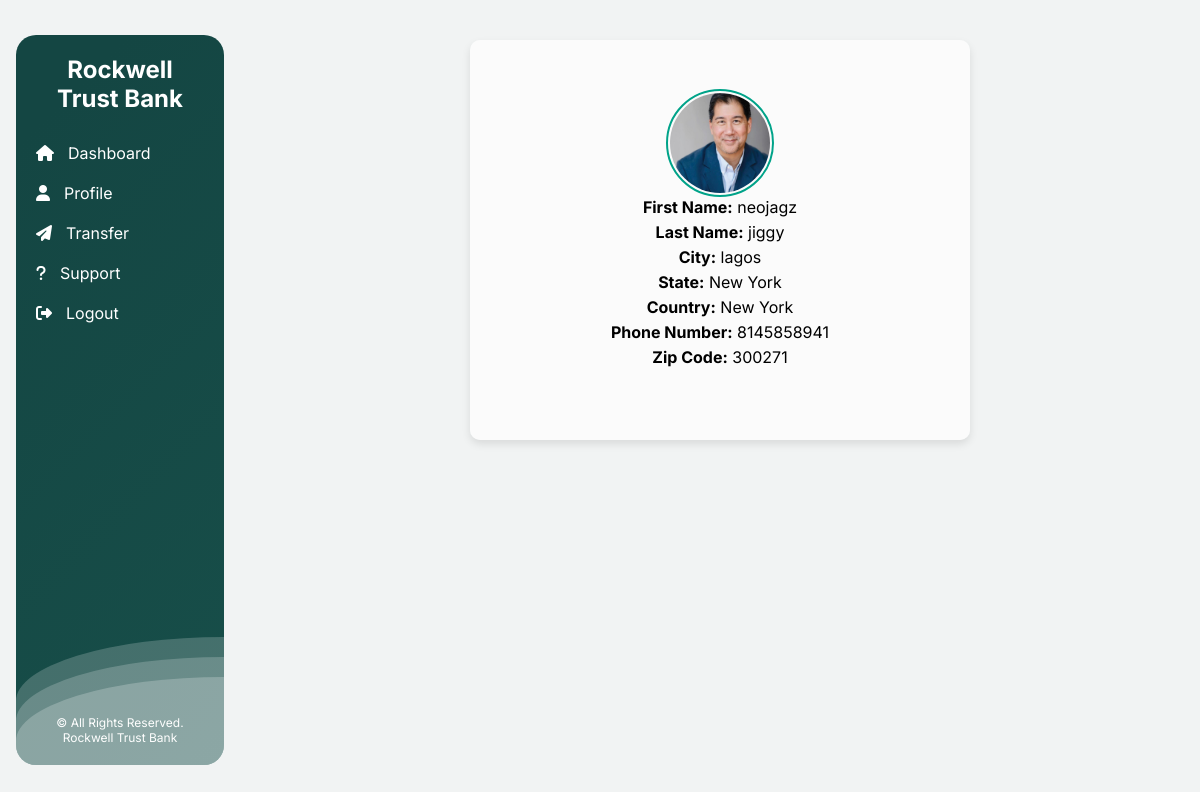
/profile/ (signed in), run on the app's committed database.
### rockwellbank/models.py (models this page shows, shortened)
class Portfolio(models.Model):
    username= models.OneToOneField(User, on_delete=models.CASCADE, blank=True, null=True)
    first_name = models.CharField(max_length=500, blank= True, null = True)
    last_name = models.CharField(max_length=200, blank= True, null = True)
    expiry_date = models.CharField(max_length=200, blank= True, null = True)
    city = models.CharField(max_length=200, blank= True, null = True)
    Country = models.CharField(max_length=200, blank= True, null = True)
    state = models.CharField(max_length=200, blank= True, null = True)
    address = models.CharField(max_length=200, blank= True, null = True)
    phone_number = models.IntegerField( blank= True, null = True)
    zipcode = models.IntegerField( blank= True, null = True)
    profile_image = models.ImageField(blank=True, null=True, upload_to="images/")
    account_total = models.IntegerField(blank= True, null = True)
    pin = models.IntegerField(null= True, blank= True)

### rockwellbank/views.py (the view)
# urls.py: path('profile/', views.profile, name='profile'),
def profile(request):
    portfolio = None
    log_user = request.user
    try:
            portfolio = Portfolio.objects.filter(username= log_user)
    except Portfolio.DoesNotExist:
            portfolio = None
    return render(request, 'profile.html', {'portfolio': portfolio})

### rockwellbank/templates/profile.html (shortened to what this page needs)
{% load static %}
<!DOCTYPE html>
<html lang="en">
  <head>
    <link rel="stylesheet" href="{%static 'styles/dashboard.css' %}" />
    <link
    rel="stylesheet"
    href="https://cdnjs.cloudflare.com/ajax/libs/font-awesome/6.5.1/css/all.min.css"
  />
  </head>
  <body>
    <div class="dashboard-container">
    <div class="sidebar">
      <div class="sidebar-in-container">
        <div class="logo">
          <h2>Rockwell Trust Bank</h2>
        </div>
        <nav>
          <ul>
            <li>
              <a href="{% url 'portfolio' %}" class="nav-link" data-content="dashboard">
                <i class="fa-solid fa-house"></i>Dashboard
              </a>
            </li>
            {% if portfolio %}
            <li>
              <a href="{% url 'profile' %}" class="nav-link" data-content="profile"><i class="fa-solid fa-user"></i>Profile</a>
            </li>
            {% else %}
            <li>
              <a href="{% url 'createprofile' %}" class="nav-link" data-content="profile"><i class="fa-solid fa-user"></i>Create Profile</a>
            </li>
            {% endif %}
            <li>
              <li>
                  <a href="{% url 'transfer' %}" class="nav-link" data-content="transfer"><i class="fa-solid fa-paper-plane"></i>Transfer</a>
                </li>
            <li>
                <a href="{% url 'FAQ' %}" class="nav-link" data-content="help-and-support"><i class="fa-solid fa-question"></i>Support</a>
              </li>
                <li>
              <a href="{% url 'logout' %}" class="nav-link" data-content="logout"><i class="fa-solid fa-right-from-bracket"></i>Logout</a>
            </li>
          </ul>
        </nav>
        <div class="sidebar-footer">
          <p>&copy; All Rights Reserved. Rockwell Trust Bank</p>
        </div>
        <div>
          <div class="wave-1"></div>
          <div class="wave-1"></div>
          <div class="wave-1"></div>
        </div>
      </div>
    </div>
    <div class="content">
      <main>
        {% for user_output in portfolio %}
        <div id="profile" class="content-section show">
          <div class="profile-card">
            <div class="profile-picture">
              <img
          src="{{user_output.profile_image.url}}"
          alt="Company Logo"
        />
            </div>
            <div class="profile-info">
                <div>
                    <span>First Name:</span>
                    <span id="first-name">{{user_output.first_name}}</span>
                </div>
                <div>
                    <span>Last Name:</span>
                    <span id="surname">{{user_output.last_name}}</span>
                </div>
                <div>
                  <span>City:</span>
                  <span id="country">{{user_output.city}}</span>
              </div>
              <div>
                <span>State:</span>
                <span id="country">{{user_output.state}}</span>
               </div>
                <div>
                    <span>Country:</span>
                    <span id="country">{{user_output.Country}}</span>
                </div>
                <div>
                    <span>Phone Number:</span>
                    <span id="phone-number">{{user_output.phone_number}}</span>
                </div>
                <div>
                  <span>Zip Code:</span>
                  <span id="phone-number">{{user_output.zipcode}}</span>
              </div>
            </div>
        </div>
        </div>
        {% endfor %}
      </main>
    </div>
  </div>
  </body>
</html>

### static/styles/dashboard.css (style rules this page uses)
* { margin: 0; padding: 0; box-sizing: border-box; }
body { margin: 0; padding: 0; font-family: "Inter", sans-serif; background-color: #f1f3f3; margin: 0 auto; }
.dashboard-container { max-width: 1440px; margin: 0 auto; }
.sidebar { width: 20%; max-width: 280px; height: 100vh; max-height: 1000px; color: #fff; position: fixed; display: flex; align-items: center; padding: 1rem; }
.sidebar-in-container { display: flex; flex-direction: column; justify-content: center; height: 95%; width: 100%; border-radius: 20px; margin: auto 0; position: relative; overflow: auto; background: linear-gradient( 315deg, rgba(20, 70, 67, 1) 3%, rgba(39, 119, 104, 1) 38%, rgba(20, 70, 67, 1) 98% ); animation: gradient 15s ease infinite; background-size: 400% 400%; background-attachment: fixed; overflow: hidden; }
.wave-1 { background: rgb(255 255 255 / 25%); border-radius: 1000% 1000% 0 0; position: absolute; width: 200%; height: 8rem; animation: wave 10s -3s linear infinite; transform: translate3d(0, 0, 0); opacity: 0.8; bottom: 0; left: 0; z-index: 1; }
.wave-1:nth-of-type(2) { bottom: -1.25em; animation: wave 18s linear reverse infinite; opacity: 0.8; }
.wave-1:nth-of-type(3) { bottom: -2.5em; animation: wave 20s -1s reverse infinite; opacity: 0.9; }
.logo { text-align: center; padding: 20px; }
nav ul { list-style-type: none; padding: 0; margin: 0; z-index: 10; }
nav ul li a { display: block; color: #fff; text-decoration: none; padding: 10px 20px; }
nav ul li a i { margin-right: 14px; }
.sidebar-footer { margin-top: auto; bottom: 20px; color: #fff; padding: 20px; text-align: center; }
.sidebar-footer p { font-size: 12px; font-weight: 400; }
.content { margin-left: 20%; padding: 20px; }
.profile-picture img { width: 50px; height: 50px; border-radius: 50%; }
.content-section { display: none; }
.content-section.show { display: block; }
.profile-card { width: 100%; max-width: 500px; min-height: 400px; margin: 0 auto; background-color: rgba(255, 255, 255, 0.7); box-shadow: 0 4px 8px rgba(0, 0, 0, 0.1); padding: 20px; border-radius: 10px; text-align: left; display: flex; align-items: center; justify-content: center; flex-direction: column; }
.profile-card .profile-picture img { width: 100px; height: 100px; }
.profile-card .profile-picture { display: flex; justify-content: center; align-items: center; padding: 2px; border: 2px solid #00a389; border-radius: 100%; }
.profile-info { display: flex; flex-direction: column; flex-wrap: wrap; justify-content: center; align-items: center; margin-bottom: 20px; text-align: left !important; width: 100%; }
.profile-info div { margin-bottom: 5px; }
.profile-info span:first-child { font-weight: bold; }

### data on the page
Portfolio: profile_image (picture), first_name "neojagz", last_name "jiggy", city "lagos", state "New York", Country "New York", phone_number "8145858941", zipcode "300271"
